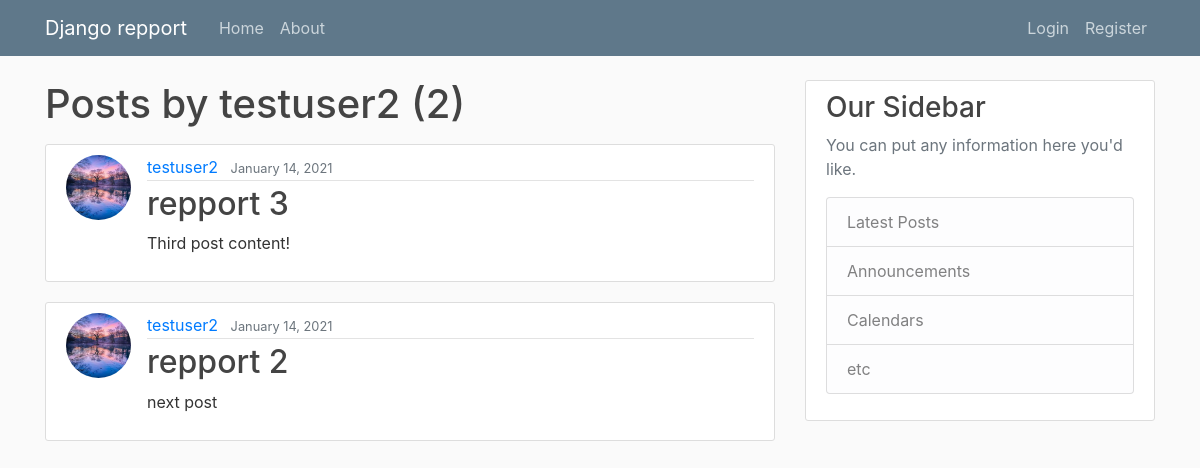
/user/testuser2, run on an earlier commit of the app's database.
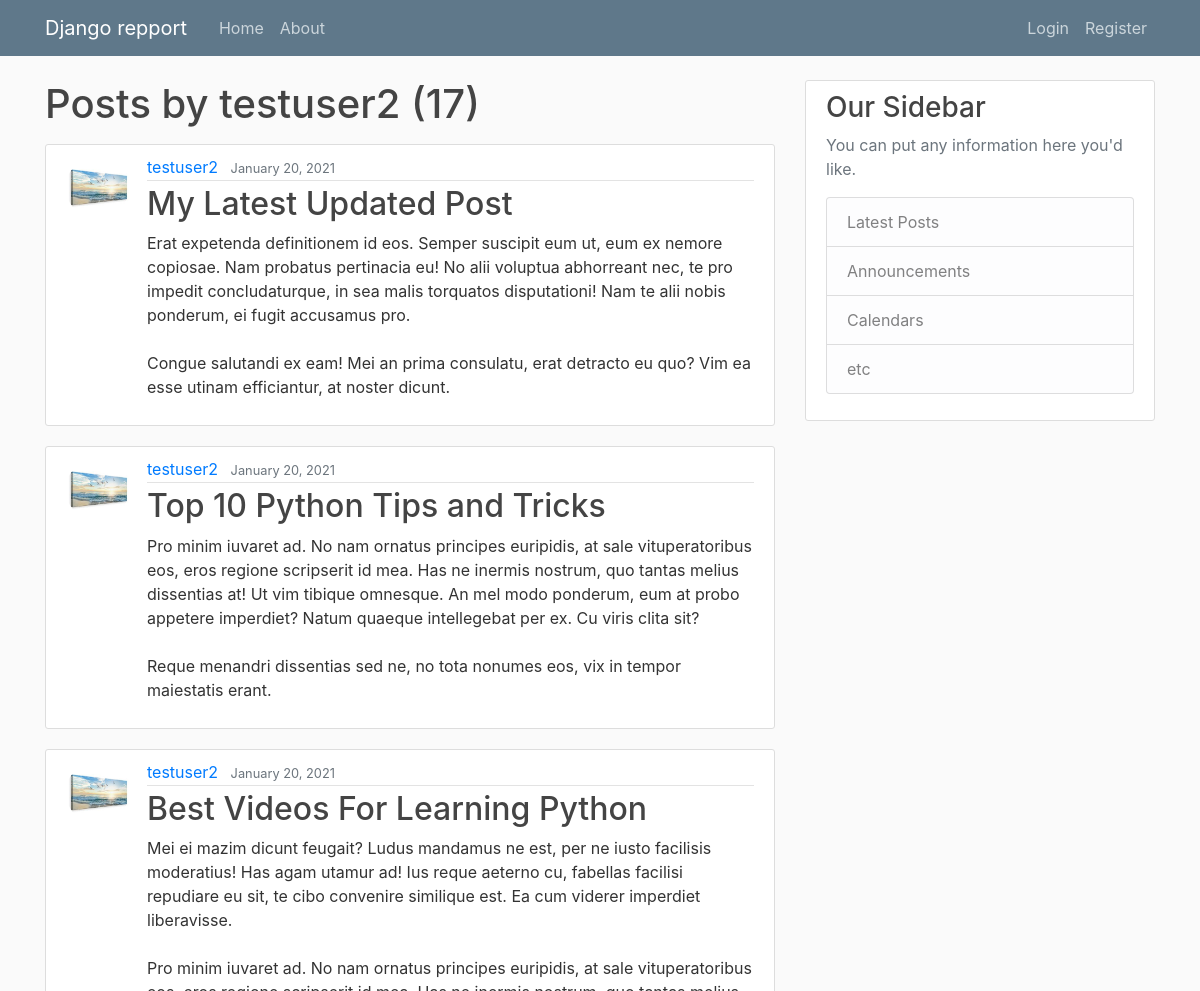
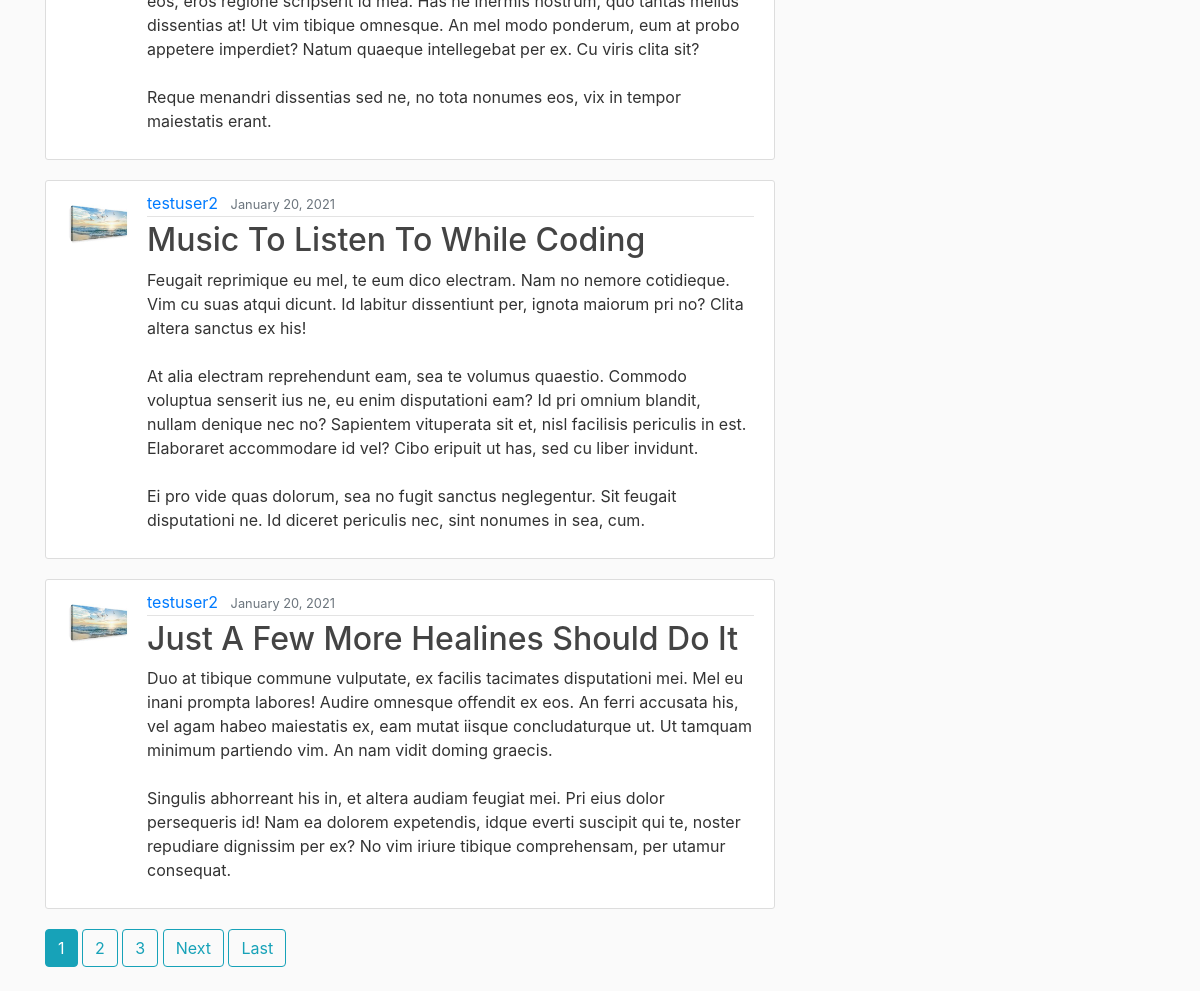
And on a later commit of the database (2 pictures, top to bottom).
### repport/models.py (models this page shows, shortened)
class Post(models.Model):
    title = models.CharField(max_length=100)
    content = models.TextField()
    date_posted = models.DateTimeField(default=timezone.now) # finde tid som en post bliver gemt
    author = models.ForeignKey(User, on_delete=models.CASCADE) # import User clas med forenkey post bliver forbundet med user.

### users/models.py (models this page shows, shortened)
class Profile(models.Model):
    user = models.OneToOneField(User, on_delete=models.CASCADE) # one_to_one betyder hver user har en profile og cascade mener hvis en bruger bliver slettet så vil profilen også bliver slettet
    image = models.ImageField(default='default.jpg', upload_to='profile_pics') # har en defaul billede som er gemt under filen 'profile_pics'

### repport/views.py (the view)
# urls.py: path('user/<str:username>', UserPostListView.as_view(), name='user-posts'),
class UserPostListView(ListView):
    model = Post
    template_name = 'repport/user_posts.html'  # <app>/<model>_<viewtype>.html
    context_object_name = 'posts'
    paginate_by = 5
    def get_queryset(self): # queryset er et ord ellers vil vi få fejl med at læse antal post for hver brugeren
        user = get_object_or_404(User, username=self.kwargs.get('username')) # kwargs er query paramater
        return Post.objects.filter(author=user).order_by('-date_posted')

### repport/templates/repport/user_posts.html (shortened to what this page needs)
{% extends "repport/base.html" %}
{% block content %}
  <h1 class="mb-3">Posts by {{ view.kwargs.username }} ({{ page_obj.paginator.count }})</h1>
    {% for post in posts %}
        <article class="media content-section">
            <img class="rounded-circle article-img" src="{{ post.author.profile.image.url }}">
              <div class="media-body">
                <div class="article-metadata">
                  <a class="mr-2" href="{% url 'user-posts' post.author.username %}">{{ post.author }}</a>
                  <small class="text-muted">{{ post.date_posted|date:"F d, Y" }}</small>
                </div>
                <h2><a class="article-title"  href="{% url 'post-detail' post.id %}" >{{ post.title }}</a></h2>
                <p class="article-content">{{ post.content }}</p>
              </div>
            </article>
    {% endfor %}
 {% if is_paginated %}
      {% for num in page_obj.paginator.page_range %}
        {% if page_obj.number == num %}
          <a class="btn btn-info mb-4" href="?page={{ num }}">{{ num }}</a>
        {% elif num > page_obj.number|add:'-3' and num < page_obj.number|add:'3' %}
          <a class="btn btn-outline-info mb-4" href="?page={{ num }}">{{ num }}</a>
        {% endif %}
      {% endfor %}
      {% if page_obj.has_next %}
        <a class="btn btn-outline-info mb-4" href="?page={{ page_obj.next_page_number }}">Next</a>
        <a class="btn btn-outline-info mb-4" href="?page={{ page_obj.paginator.num_pages }}">Last</a>
      {% endif %}
    {% endif %}
{% endblock content %}

### repport/templates/repport/base.html (shortened to what this page needs)
{% load static %}
<!DOCTYPE html>
<html>
<head>
    <link rel="stylesheet" href="https://maxcdn.bootstrapcdn.com/bootstrap/4.0.0/css/bootstrap.min.css">
    <link rel="stylesheet" type="text/css" href="{% static 'repport/main.css' %}">
</head>
<body>
    <header class="site-header">
      <nav class="navbar navbar-expand-md navbar-dark bg-steel fixed-top">
        <div class="container">
          <a class="navbar-brand mr-4" href="{% url 'repport-home' %}">Django repport</a>
            <div class="collapse navbar-collapse" id="navbarToggle">
                <div class="navbar-nav mr-auto">
                      <a class="nav-item nav-link" href="{% url 'repport-home' %}">Home</a>
                      <a class="nav-item nav-link" href="{% url 'repport-about' %}">About</a>
                </div>
                <div class="navbar-nav">
                    {% if user.is_authenticated %}
                        <a class="nav-item nav-link" href="{% url 'post-create' %}">New post</a>
                        <a class="nav-item nav-link" href="{% url 'logout' %}">Logout</a>
                        <a class="nav-item nav-link" href="{% url 'profile' %}">Profile</a>
                    {% else %}
                      <a class="nav-item nav-link" href="{% url 'login' %}">Login</a>
                      <a class="nav-item nav-link" href="{% url 'register' %}">Register</a>
                    {% endif %}
                </div>
          </div>
        </div>
      </nav>
    </header>
    <main role="main" class="container">
      <div class="row">
        <div class="col-md-8">
          {% block content %}{% endblock %}
        </div>
        <div class="col-md-4">
          <div class="content-section">
            <h3>Our Sidebar</h3>
            <p class='text-muted'>You can put any information here you'd like.
              <ul class="list-group">
                <li class="list-group-item list-group-item-light">Latest Posts</li>
                <li class="list-group-item list-group-item-light">Announcements</li>
                <li class="list-group-item list-group-item-light">Calendars</li>
                <li class="list-group-item list-group-item-light">etc</li>
              </ul>
            </p>
          </div>
        </div>
      </div>
    </main>
</body>
</html>

### repport/static/repport/main.css (style rules this page uses)
body { background: #fafafa; color: #333333; margin-top: 5rem; }
h1, h2, h3, h4, h5, h6 { color: #444444; }
ul { margin: 0; }
.bg-steel { background-color: #5f788a; }
.site-header .navbar-nav .nav-link { color: #cbd5db; }
.content-section { background: #ffffff; padding: 10px 20px; border: 1px solid #dddddd; border-radius: 3px; margin-bottom: 20px; }
.article-title { color: #444444; }
.article-content { white-space: pre-line; }
.article-img { height: 65px; width: 65px; margin-right: 16px; }
.article-metadata { padding-bottom: 1px; margin-bottom: 4px; border-bottom: 1px solid #e3e3e3 }

What changed in the data, as far as the page shows it:
no longer on this page (row unchanged): Post: author.profile.image (picture), author "testuser2", date_posted "January 14, 2021", title "repport 3", content "Third post content!"
no longer on this page (row unchanged): Post: author.profile.image (picture), author "testuser2", date_posted "January 14, 2021", title "repport 2", content "next post"
added Post: author.profile.image (picture), author "testuser2", date_posted "January 20, 2021", title "My Latest Updated Post", content "Erat expetenda definitionem id eos. Semper suscipit eum ut, eum ex nemore copiosae. Nam probatus pertinacia eu! No alii voluptua abhorreant nec, te pro impedit concludaturque, in sea malis torquatos disputationi! Nam te alii nobis ponderum, ei fugit accusamus pro. Congue salutandi ex eam! Mei an prima consulatu, erat detracto eu quo? Vim ea esse utinam efficiantur, at noster dicunt."
added Post: author.profile.image (picture), author "testuser2", date_posted "January 20, 2021", title "Top 10 Python Tips and Tricks", content "Pro minim iuvaret ad. No nam ornatus principes euripidis, at sale vituperatoribus eos, eros regione scripserit id mea. Has ne inermis nostrum, quo tantas melius dissentias at! Ut vim tibique omnesque. An mel modo ponderum, eum at probo appetere imperdiet? Natum quaeque intellegebat per ex. Cu viris clita sit? Reque menandri dissentias sed ne, no tota nonumes eos, vix in tempor maiestatis erant."
added Post: author.profile.image (picture), author "testuser2", date_posted "January 20, 2021", title "Best Videos For Learning Python", content "Mei ei mazim dicunt feugait? Ludus mandamus ne est, per ne iusto facilisis moderatius! Has agam utamur ad! Ius reque aeterno cu, fabellas facilisi repudiare eu sit, te cibo convenire similique est. Ea cum viderer imperdiet liberavisse. Pro minim iuvaret ad. No nam ornatus principes euripidis, at sale vituperatoribus eos, eros regione scripserit id mea. Has ne inermis nostrum, quo tantas melius dissentias at! Ut vim tibique omnesque. An mel modo ponderum, eum at probo appetere imperdiet? Natum quaeque intellegebat per ex. Cu viris clita sit? Reque menandri dissentias sed ne, no tota nonumes eos, vix in tempor maiestatis erant."
added Post: author.profile.image (picture), author "testuser2", date_posted "January 20, 2021", title "Music To Listen To While Coding", content "Feugait reprimique eu mel, te eum dico electram. Nam no nemore cotidieque. Vim cu suas atqui dicunt. Id labitur dissentiunt per, ignota maiorum pri no? Clita altera sanctus ex his! At alia electram reprehendunt eam, sea te volumus quaestio. Commodo voluptua senserit ius ne, eu enim disputationi eam? Id pri omnium blandit, nullam denique nec no? Sapientem vituperata sit et, nisl facilisis periculis in est. Elaboraret accommodare id vel? Cibo eripuit ut has, sed cu liber invidunt. Ei pro vide quas dolorum, sea no fugit sanctus neglegentur. Sit feugait disputationi ne. Id diceret periculis nec, sint nonumes in sea, cum."
added Post: author.profile.image (picture), author "testuser2", date_posted "January 20, 2021", title "Just A Few More Healines Should Do It", content "Duo at tibique commune vulputate, ex facilis tacimates disputationi mei. Mel eu inani prompta labores! Audire omnesque offendit ex eos. An ferri accusata his, vel agam habeo maiestatis ex, eam mutat iisque concludaturque ut. Ut tamquam minimum partiendo vim. An nam vidit doming graecis. Singulis abhorreant his in, et altera audiam feugiat mei. Pri eius dolor persequeris id! Nam ea dolorem expetendis, idque everti suscipit qui te, noster repudiare dignissim per ex? No vim iriure tibique comprehensam, per utamur consequat."
Also different on the page:
{{ page_obj.paginator.count }}: "2" → "17"
new list line: "1"
new list line: "2"
new list line: "3"
text now shown: "Next Last"
